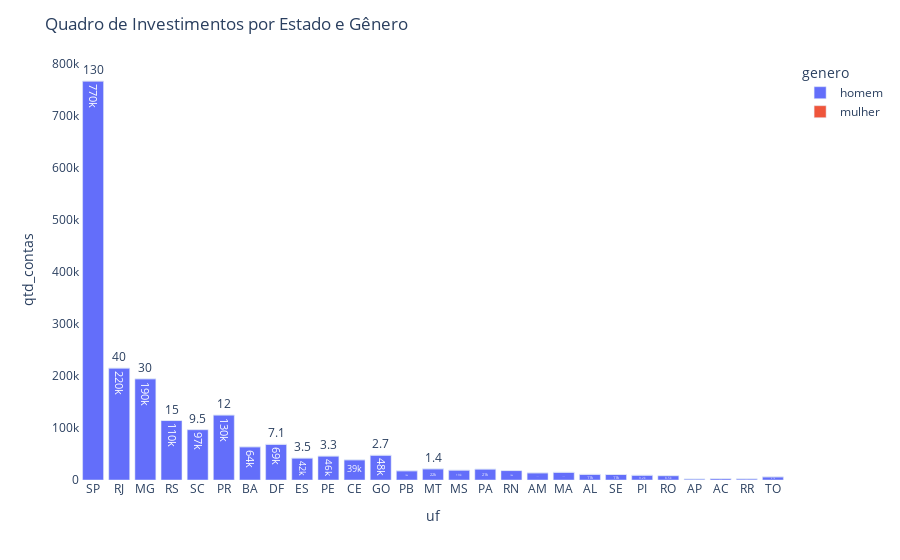

Notebook cell for this chart:
### Code cell
fig = px.bar(perfil_genero, x='uf', y='qtd_contas', color='genero', text = 'qtd_contas')

fig.update_layout(title_text="Quadro de Investimentos por Estado e Gênero",
                    xaxis_showgrid=False, yaxis_showgrid=False, plot_bgcolor='white')

fig.update_traces(texttemplate='%{text:.2s}')

fig.show('svg')

### Figure 1 — Plotly figure (JSON) as saved in the notebook; plotly's stock layout.template omitted (floating-point values rounded to 4 significant figures)
{"data": [{"alignmentgroup": "True", "hovertemplate": "genero=homem<br>uf=%{x}<br>qtd_contas=%{text}<extra></extra>", "legendgroup": "homem", "marker": {"color": "#636efa"}, "name": "homem", "offsetgroup": "homem", "orientation": "v", "showlegend": true, "text": [767395, 215356, 194794, 114403, 96972, 125136, 63924, 68677, 42308, 46174, 38909, 47754, 17753, 21573, 19074, 21125, 18166, 13822, 14868, 10936, 10652, 9226, 8451, 2101, 2749, 2366, 6146], "textposition": "auto", "texttemplate": "%{text:.2s}", "type": "bar", "x": ["SP", "RJ", "MG", "RS", "SC", "PR", "BA", "DF", "ES", "PE", "CE", "GO", "PB", "MT", "MS", "PA", "RN", "AM", "MA", "AL", "SE", "PI", "RO", "AP", "AC", "RR", "TO"], "xaxis": "x", "y": [767395, 215356, 194794, 114403, 96972, 125136, 63924, 68677, 42308, 46174, 38909, 47754, 17753, 21573, 19074, 21125, 18166, 13822, 14868, 10936, 10652, 9226, 8451, 2101, 2749, 2366, 6146], "yaxis": "y"}, {"alignmentgroup": "True", "hovertemplate": "genero=mulher<br>uf=%{x}<br>qtd_contas=%{text}<extra></extra>", "legendgroup": "mulher", "marker": {"color": "#EF553B"}, "name": "mulher", "offsetgroup": "mulher", "orientation": "v", "showlegend": true, "text": [131.9, 39.92, 30.32, 14.6, 9.465, 12.47, 5.921, 7.116, 3.502, 3.311, 2.66, 2.691, 0.9245, 1.408, 1.477, 1.204, 1.078, 0.867, 0.8738, 0.5469, 0.5894, 0.481, 0.3901, 0.09496, 0.1282, 0.09505, 0.2032], "textposition": "auto", "texttemplate": "%{text:.2s}", "type": "bar", "x": ["SP", "RJ", "MG", "RS", "SC", "PR", "BA", "DF", "ES", "PE", "CE", "GO", "PB", "MT", "MS", "PA", "RN", "AM", "MA", "AL", "SE", "PI", "RO", "AP", "AC", "RR", "TO"], "xaxis": "x", "y": [131.9, 39.92, 30.32, 14.6, 9.465, 12.47, 5.921, 7.116, 3.502, 3.311, 2.66, 2.691, 0.9245, 1.408, 1.477, 1.204, 1.078, 0.867, 0.8738, 0.5469, 0.5894, 0.481, 0.3901, 0.09496, 0.1282, 0.09505, 0.2032], "yaxis": "y"}], "layout": {"barmode": "relative", "legend": {"title": {"text": "genero"}, "tracegroupgap": 0}, "margin": {"t": 60}, "plot_bgcolor": "white", "title": {"text": "Quadro de Investimentos por Estado e Gênero"}, "xaxis": {"anchor": "y", "domain": [0, 1], "showgrid": false, "title": {"text": "uf"}}, "yaxis": {"anchor": "x", "domain": [0, 1], "showgrid": false, "title": {"text": "qtd_contas"}}}}
